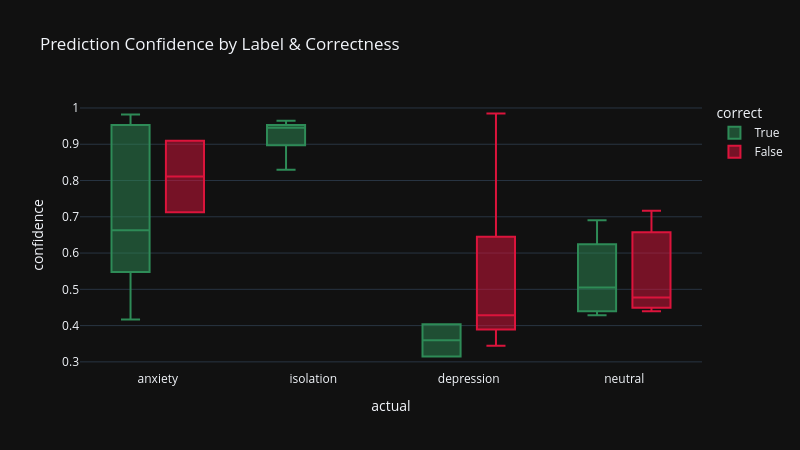
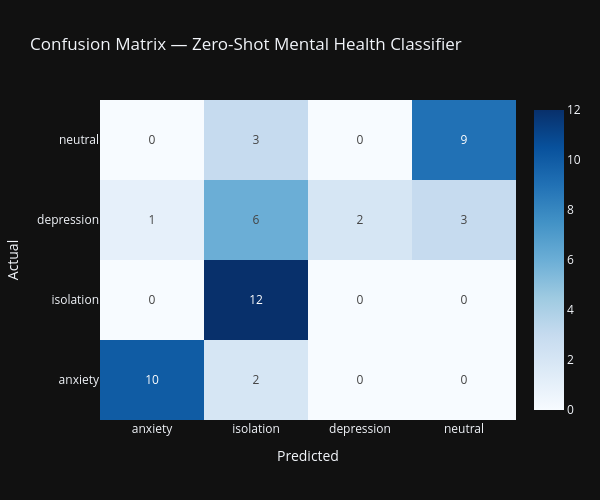

These figures' notebook cell, in order:
### Code cell
# Cell 4 — Confidence Analysis & Misclassification Review
# Confidence distribution by label
fig1 = px.box(
    pred_df, x='actual', y='confidence',
    color='correct',
    title='Prediction Confidence by Label & Correctness',
    template='plotly_dark',
    color_discrete_map={True: 'seagreen', False: 'crimson'}
)
fig1.update_layout(width=800, height=450)
fig1.show()

# Confusion heatmap
from sklearn.metrics import confusion_matrix
import numpy as np

cm = confusion_matrix(
    pred_df['actual'], pred_df['predicted'],
    labels=candidate_labels
)
fig2 = go.Figure(data=go.Heatmap(
    z=cm,
    x=candidate_labels,
    y=candidate_labels,
    colorscale='Blues',
    text=cm, texttemplate="%{text}",
    showscale=True
))
fig2.update_layout(
    title='Confusion Matrix — Zero-Shot Mental Health Classifier',
    xaxis_title='Predicted',
    yaxis_title='Actual',
    template='plotly_dark',
    width=600, height=500
)
fig2.show()

# Show misclassifications
misses = pred_df[pred_df['correct'] == False]
print(f"\nMisclassifications: {len(misses)}/{len(pred_df)}")
print(misses[['actual','predicted','confidence','text']].to_string(index=False))

### Figure 1 — Plotly figure (JSON) as saved in the notebook; plotly's stock layout.template omitted (floating-point values rounded to 4 significant figures)
{"data": [{"alignmentgroup": "True", "hovertemplate": "correct=True<br>actual=%{x}<br>confidence=%{y}<extra></extra>", "legendgroup": "True", "marker": {"color": "seagreen"}, "name": "True", "notched": false, "offsetgroup": "True", "orientation": "v", "showlegend": true, "type": "box", "x": ["anxiety", "anxiety", "anxiety", "anxiety", "anxiety", "anxiety", "anxiety", "anxiety", "anxiety", "anxiety", "isolation", "isolation", "isolation", "isolation", "isolation", "isolation", "isolation", "isolation", "isolation", "isolation", "isolation", "isolation", "depression", "depression", "neutral", "neutral", "neutral", "neutral", "neutral", "neutral", "neutral", "neutral", "neutral"], "x0": " ", "xaxis": "x", "y": [0.783, 0.6591, 0.6669, 0.9819, 0.9532, 0.5476, 0.4451, 0.9671, 0.6565, 0.4169, 0.9533, 0.9104, 0.9648, 0.9174, 0.9456, 0.945, 0.9493, 0.8409, 0.9612, 0.8294, 0.8847, 0.9534, 0.3148, 0.404, 0.5049, 0.6905, 0.4285, 0.4418, 0.5356, 0.6208, 0.4329, 0.6345, 0.4545], "y0": " ", "yaxis": "y"}, {"alignmentgroup": "True", "hovertemplate": "correct=False<br>actual=%{x}<br>confidence=%{y}<extra></extra>", "legendgroup": "False", "marker": {"color": "crimson"}, "name": "False", "notched": false, "offsetgroup": "False", "orientation": "v", "showlegend": true, "type": "box", "x": ["anxiety", "anxiety", "depression", "depression", "depression", "depression", "depression", "depression", "depression", "depression", "depression", "depression", "neutral", "neutral", "neutral"], "x0": " ", "xaxis": "x", "y": [0.7125, 0.9099, 0.3442, 0.389, 0.4241, 0.3885, 0.4335, 0.6449, 0.8197, 0.539, 0.393, 0.9848, 0.4399, 0.4775, 0.717], "y0": " ", "yaxis": "y"}], "layout": {"boxmode": "group", "height": 450, "legend": {"title": {"text": "correct"}, "tracegroupgap": 0}, "title": {"text": "Prediction Confidence by Label & Correctness"}, "width": 800, "xaxis": {"anchor": "y", "domain": [0, 1], "title": {"text": "actual"}}, "yaxis": {"anchor": "x", "domain": [0, 1], "title": {"text": "confidence"}}}}

### Figure 2 — Plotly figure (JSON) as saved in the notebook; plotly's stock layout.template omitted (floating-point values rounded to 4 significant figures)
{"data": [{"colorscale": [[0, "rgb(247,251,255)"], [0.125, "rgb(222,235,247)"], [0.25, "rgb(198,219,239)"], [0.375, "rgb(158,202,225)"], [0.5, "rgb(107,174,214)"], [0.625, "rgb(66,146,198)"], [0.75, "rgb(33,113,181)"], [0.875, "rgb(8,81,156)"], [1, "rgb(8,48,107)"]], "showscale": true, "text": [[10, 2, 0, 0], [0, 12, 0, 0], [1, 6, 2, 3], [0, 3, 0, 9]], "texttemplate": "%{text}", "type": "heatmap", "x": ["anxiety", "isolation", "depression", "neutral"], "y": ["anxiety", "isolation", "depression", "neutral"], "z": [[10, 2, 0, 0], [0, 12, 0, 0], [1, 6, 2, 3], [0, 3, 0, 9]]}], "layout": {"height": 500, "title": {"text": "Confusion Matrix — Zero-Shot Mental Health Classifier"}, "width": 600, "xaxis": {"title": {"text": "Predicted"}}, "yaxis": {"title": {"text": "Actual"}}}}
